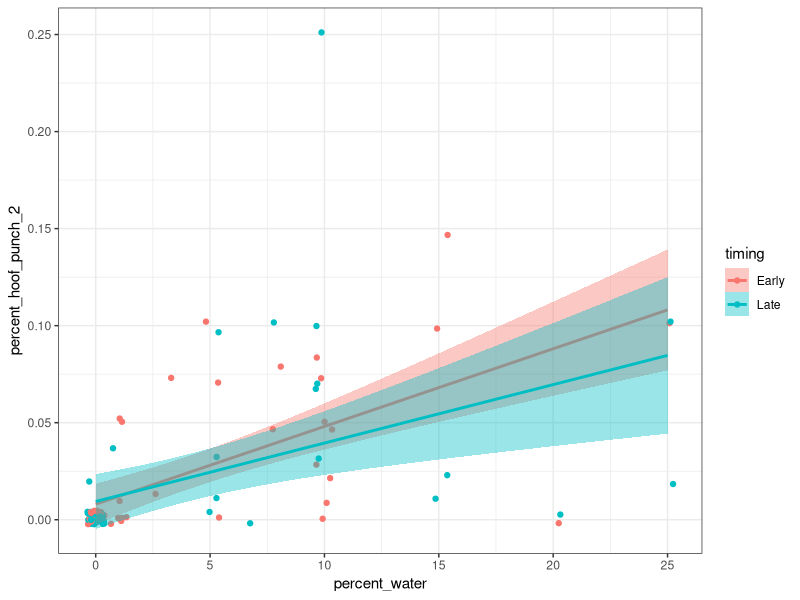
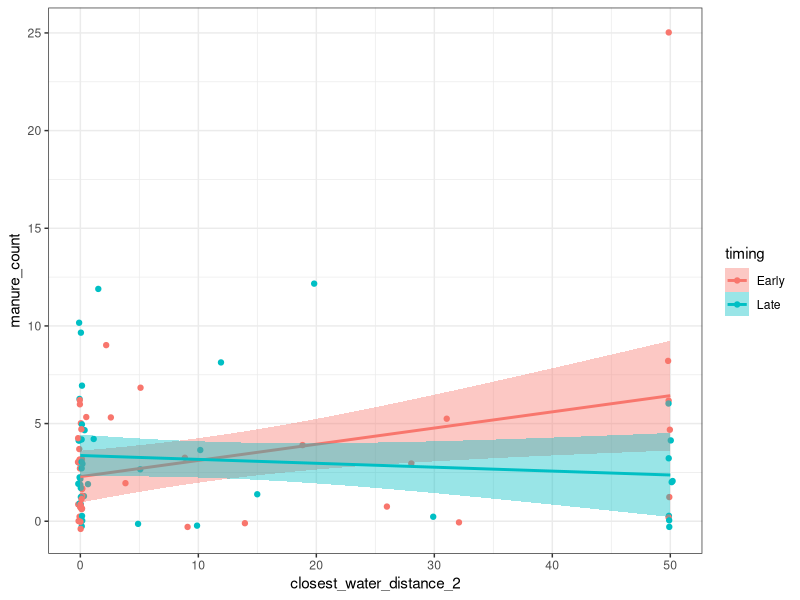
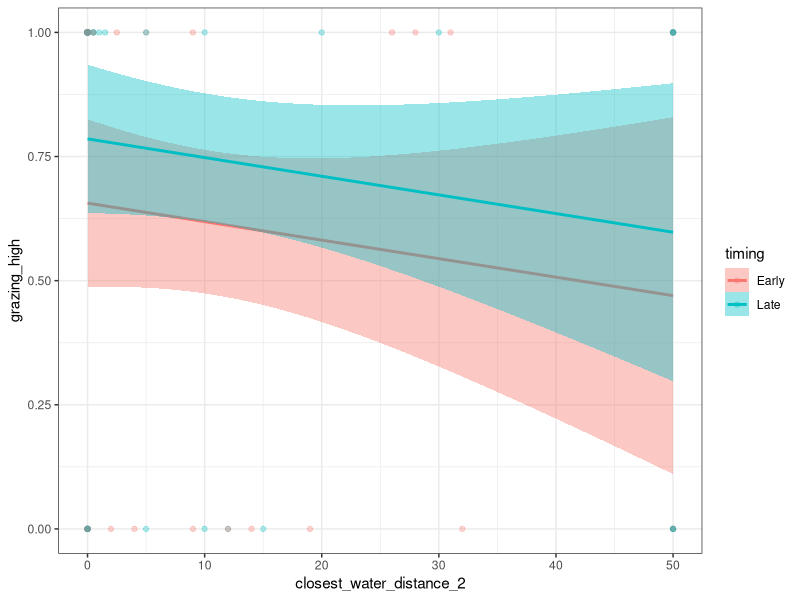
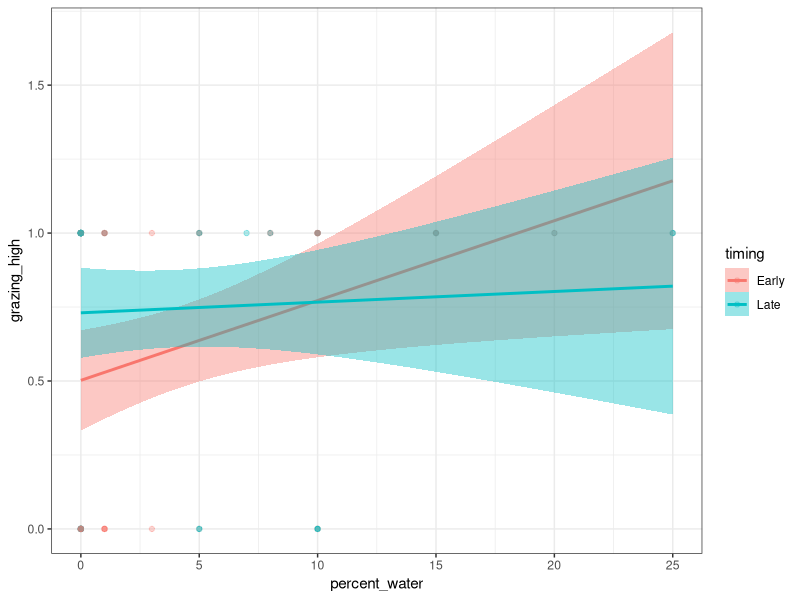
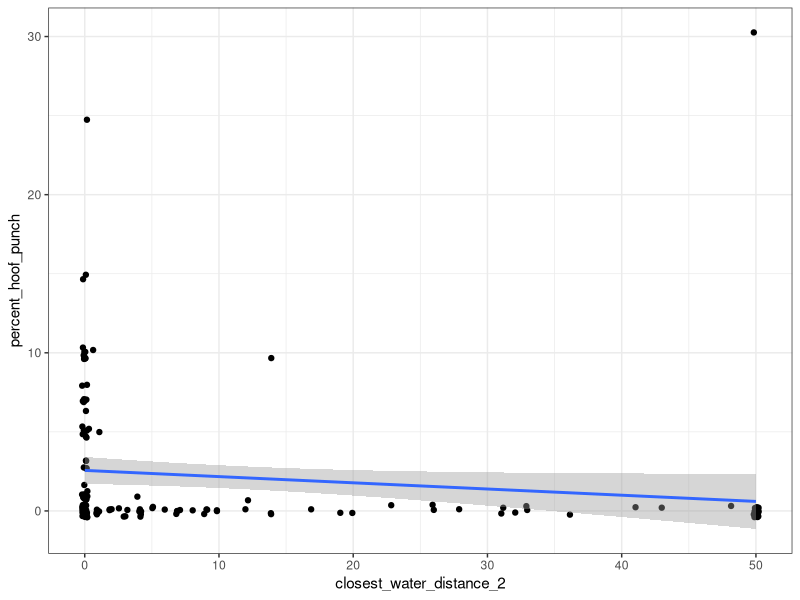
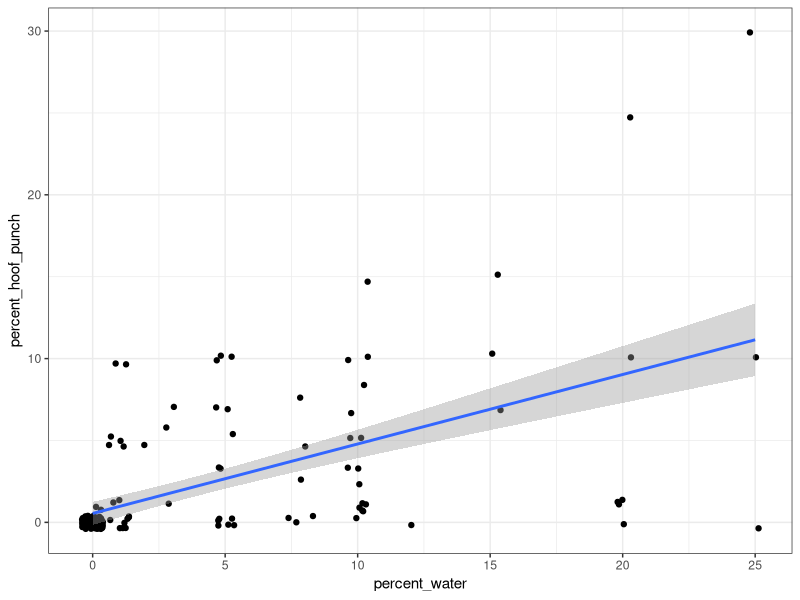
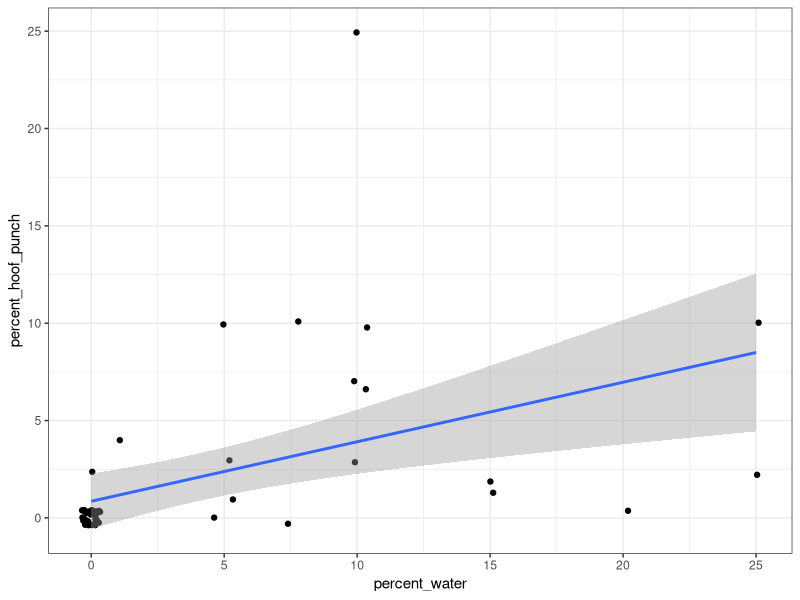
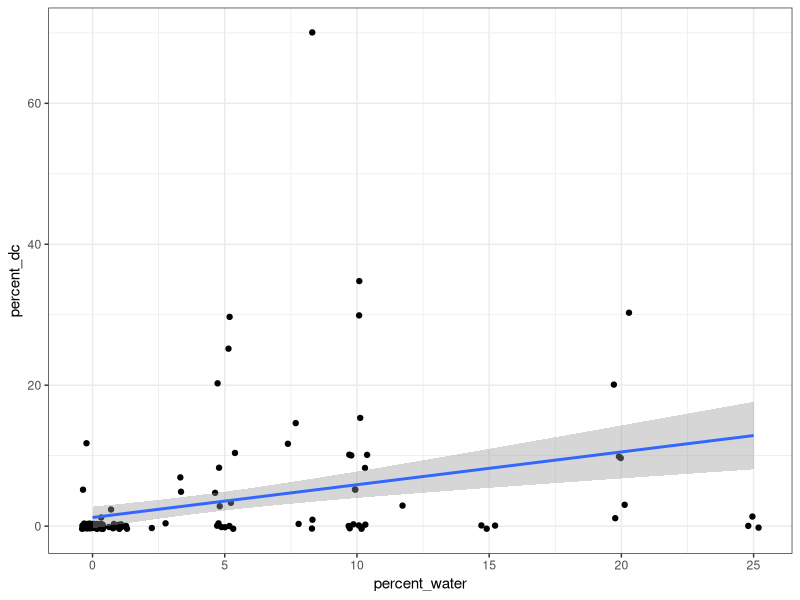

Here is the R script that generated these plots, in order:
## ---- chunk 1
knitr::opts_chunk$set(echo = TRUE)
library(tidyverse)
library(glmmTMB)
library(lubridate)
library(ordinal)
## ---- chunk 2
cattle_impact_full <- read.csv("Cleaned_Capstone_Data.csv") %>% # reading in csv
  rename_with(tolower) %>%
  rename(  # cleaning up and simplifying column names
    plot = plot._number,
    watershed = subwatrshed_location, 
    hgm = hydrogeomorphic_classification
  ) %>%
  mutate(  # Editing data in our columns for cleaning (use with caution!)
    watershed = str_trim(watershed), # remove whitespace
    grazing_intensity = str_trim(grazing_intensity),  
    # factoring grazing intensity
    grazing_intensity = factor(case_when(grazing_intensity == "Light" ~ "Low", 
                                         TRUE ~ grazing_intensity), 
                               levels = c("None", "Low", "Moderate", "High")), 
    closest_water_distance = as.numeric(closest_water_distance), # formatting Closest_Water_Distance column as a number
    date = as.Date(date, format = "%m/%d/%Y"), # Reformats the Date column into a format which R can interpret as dates correctly
    date = case_when(is.na(date) ~ as.Date("09/09/2025", format = "%m/%d/%Y"),
                     TRUE ~ date) # fixing three dates that came in with the wrong format
  ) %>%
  filter(!is.na(plot)) # removing one blank row


cattle_impact <- cattle_impact_full  %>%
  #  select(date, plot, watershed, hgm, percent_canopy:manure_count, 
  #         closest_water_distance, water_type, restoration_location,
  #         stream_restoration_type:cattle_trail_crossing_or_bedding_area) %>%  # selecting relevant columns
  mutate(
    
    cattle_impact_on_stream = str_trim(cattle_impact_on_stream),
    
    hgm = str_trim(hgm),
    
    hgm_2 = case_when(
      hgm %in% c("Riparian_Mid_Gradient", "Riparian_High_Gradient") ~ "Riparian",
      hgm %in% c("Subsurface_Low_Gradient", "Subsurface_Mid_Gradient", "Subsurface_High_Gradient") ~ "Subsurface",
      TRUE ~ hgm),
    
    restoration_location = replace_na(str_trim(restoration_location), "None"),
    
    restoration_location_2 = case_when(
      restoration_location %in% c("Both", "Inside", "Downstream") ~ "in_or_downstream", 
      restoration_location == "Upstream" ~ "upstream",
      TRUE ~ "none"),
    
    stream_restoration_type = replace_na(str_trim(stream_restoration_type), "None"),
    
    hoof_punch_present = case_when(
      percent_hoof_punch > 0 ~ "yes",
      TRUE ~ "no"),
    
    dc_present = percent_dc > 0, # plots with or without Darlingtonia as a fen indicator
    
    # proportions instead of percents for beta distribution models
    percent_hoof_punch_2 = 
      case_when(
        percent_hoof_punch == 0 ~ 0.001,
        TRUE ~ percent_hoof_punch/100),
    percent_trample_2 = 
      case_when(
        percent_trample == 0 ~ 0.001,
        TRUE ~ percent_trample/100),
    percent_dc_grazed_2 = case_when(
      percent_dc_grazed == 0 ~ 0.001,
      TRUE ~ percent_dc_grazed/100),
    
    # If stream distance wasn't recorded it was > 50m, so putting that in as our minimum for now
    closest_water_distance_2 = case_when(
      is.na(closest_water_distance) ~ 50, 
      TRUE ~ closest_water_distance
    ),
    
    # Binary version of grazing intensity
    grazing_high = case_when(
      grazing_intensity %in% c("None", "Low") ~ 0,
      grazing_intensity %in% c("Moderate", "High") ~ 1,
      TRUE ~ NA
    ),
    
    # splitting stream impacts into separate columns
    stream_impacts = tolower(stream_impacts),
    stream_impacts = replace_na(stream_impacts, ""), # some sites with no stream impacts imported as na rather than blank or none
    stream_incised = str_detect(stream_impacts, "inci"),
    stream_sloughing = str_detect(stream_impacts, "slough"),
    stream_grazing = str_detect(stream_impacts, "graz"),
    stream_trample = str_detect(stream_impacts, "tramp"),
    stream_hoof_punch = str_detect(stream_impacts, "hoof"),
    stream_manure = str_detect(stream_impacts, "manur"),
    stream_trail = str_detect(stream_impacts, "trail|cross"),
    
    
    # adding early vs late visit timing information
    timing = case_when(
      date > "2025-09-01" ~ "Late",
      date <= "2025-09-01" ~ "Early",
      TRUE ~ "NA"
    )
  ) 


# early vist (all)
cattle_early <- cattle_impact %>%
  filter(timing == "Early")

# late visit (subset)
cattle_late <- cattle_impact %>%
  filter(timing == "Late")

# repeated plots both visits
late_plots <- cattle_impact %>%
  filter(timing == "Late") %>%
  pull(plot)

cattle_impact_repeat <- cattle_impact %>%
  filter(plot %in% late_plots) %>%
  arrange(plot)


## ---- chunk 3

plot_summary <- cattle_impact %>%
  group_by(timing, watershed) %>%
  summarise(
    n = n(), 
    canopy_mean = mean(percent_canopy), 
    
  )

plot_summary <- cattle_impact %>% 
  group_by(timing,watershed) %>%
  summarise(
    n = n(),
    across(starts_with("percent"), list(present = ~ sum(.x > 0, na.rm = TRUE)/n,
                                        median = ~ median(.x, na.rm = TRUE), 
                                        mean = ~ mean(.x, na.rm = TRUE), 
                                        sd = ~ sd(.x, na.rm = TRUE))
    )
  ) 

plot_summary_long <- plot_summary %>%
  select(-n) %>%
  pivot_longer(
    cols = starts_with("percent")
    ) %>%
#  ungroup() %>%
#  mutate(
#    watershed_timing = paste(watershed, timing, sep = "_"), .keep = "unused"
#  ) %>%
  separate_wider_regex(name, c(component = ".*", "_", metric = ".*")) %>%
  pivot_wider(names_from = metric, values_from = value)

cattle_summary <- cattle_impact %>% 
  group_by(timing, watershed) %>%
  summarise(
    n = n(),
    grazing_present = sum(grazing_intensity %in% c("Low", "Moderate", "High"))/n, # proportions of plots
    high_grazing_present = sum(grazing_intensity == "High")/n, 
    trampling_present = sum(percent_trample > 0)/n,  
    trampling_median_cover = median(percent_trample),  # means or medians or both?
    hoof_punch_present = sum(percent_hoof_punch > 0)/n,
    hoof_punch_median_cover = median(percent_hoof_punch), 
    manure_present = sum(manure_count > 0, na.rm = TRUE)/n,   # one plot missing manure count
    manure_median_count = median(manure_count, na.rm = TRUE)
    
    # maybe better not as sd but as range/quartiles? Since sd > median for most of these, asymmetrical values
    # in that case is a table most useful or a chart? 
    #    trampling_sd = sd(percent_trample),
    
    #    hoof_punch_sd = sd(percent_hoof_punch),
    #    manure_sd = sd(manure_count, na.rm = TRUE)
  )

cattle_summary


## ---- chunk 4

# hoof punch with beta distribution
glm.hoof.punch <- glmmTMB(percent_hoof_punch_2 ~ closest_water_distance_2 + 
                            percent_water + 
                            percent_herb + 
                            percent_canopy + 
                            watershed +
                            (1|hgm_2),
                          data = cattle_early,
                          family = beta_family(link = "logit"))
summary(glm.hoof.punch)

# trampling with beta distribution
glm.trample <- glmmTMB(percent_trample_2 ~ closest_water_distance_2 + 
                         percent_water + 
                         percent_herb + 
                         percent_canopy + 
                         watershed +
                         (1|hgm_2),
                       data = cattle_early,
                       family = beta_family(link = "logit"))
summary(glm.trample)


# manure with poisson distribution
glm.manure <- glmmTMB(manure_count ~ closest_water_distance_2 + 
                        percent_water + 
                        percent_herb + 
                        percent_canopy +
                        watershed +
                        (1|hgm_2),
                      data = cattle_early, 
                      family = poisson(link = "log"))
summary(glm.manure)


# Ordinal grazing intensity data -- cumulative link models using the 'ordinal' package
# Not sure how to interpret this one yet
# could group to med-high and low-none if needed
m.grazing <- clmm(grazing_intensity ~ closest_water_distance_2 + 
                    percent_water + 
                    percent_herb + 
                    percent_canopy +
                    (1|hgm_2),
                  data = cattle_early) 
summary(m.grazing)

# none-low vs moderate-high grazing using a binomial model
m.grazing.2 <- glmmTMB(grazing_high ~ closest_water_distance_2 + 
                         percent_water + 
                         percent_herb + 
                         percent_canopy +
                         watershed +
                         (1|hgm_2),
                       data = cattle_early, 
                       family = binomial(link = "logit"))
summary(m.grazing.2)


## ---- chunk 5

# hoof punch is higher in sites with dc present (which are the wet sites)
dc.hoof.punch <- glmmTMB(percent_hoof_punch_2 ~ dc_present + 
                           percent_dc +
                           (1|hgm_2),
                         data = cattle_early,
                         family = beta_family(link = "logit"))
summary(dc.hoof.punch)


# trample and manure don't differ by dc presence
dc.trample <- glmmTMB(percent_trample_2 ~ dc_present + 
                        percent_dc +
                        (1|hgm_2),
                      data = cattle_early,
                      family = beta_family(link = "logit"))
summary(dc.trample)

dc.manure <- glmmTMB(manure_count ~ dc_present + 
                       percent_dc +
                       (1|hgm_2),
                     data = cattle_early,
                     family = poisson(link = "log"))
summary(dc.manure)



# not sure if this is useful -- overall grazing intensity
dc.grazing <- clm(grazing_intensity ~ dc_present + 
                       percent_dc ,
                  data = cattle_early) 
summary(dc.grazing)

dc.present <- c(TRUE, FALSE)
percent.dc <- c(10, 0)
newdata <- tibble(dc_present = dc.present, percent_dc = percent.dc)

predict(dc.grazing, newdata)



# filter to sites where dc is present -- 35 sites
# to look at where percent grazing of dc is highest
# and hoof punch in dc sites is highest
# no clear drivers of these patterns
cattle_dc <- cattle_early %>% filter(dc_present == TRUE)

m.dc.grazed <- glmmTMB(percent_dc_grazed_2 ~ 
                         closest_water_distance_2 + 
                         percent_dc +
                         percent_water + 
                         percent_herb + 
                         percent_canopy +
                         (1|hgm_2),
                       data = cattle_dc)
summary(m.dc.grazed)

m.dc.hoofpunch <- glmmTMB(percent_hoof_punch ~ 
                         closest_water_distance_2 + 
                         percent_dc +
                         percent_water + 
                         percent_herb + 
                         percent_canopy +
                         (1|hgm_2),
                       data = cattle_dc)
summary(m.dc.hoofpunch)


## ---- chunk 6

# hoof punch
mtime.hoof.punch <- glmmTMB(percent_hoof_punch_2 ~ timing*closest_water_distance_2 + 
                              timing*percent_water + 
                              timing*percent_herb + 
                              timing*percent_canopy + 
                            (1|plot),
                            data = cattle_impact_repeat,
                            family = beta_family(link = "logit"))
summary(mtime.hoof.punch)

cattle_impact_repeat %>% 
  ggplot(aes(x = percent_water, y = percent_hoof_punch_2, 
             color = timing, fill = timing)) +
  geom_point(position = position_jitter()) +
  geom_smooth(method = "lm") +
  theme_bw()


# trampling
mtime.trample <- glmmTMB(percent_trample_2 ~ timing*closest_water_distance_2 + 
                              timing*percent_water + 
                              timing*percent_herb + 
                              timing*percent_canopy + 
                            (1|plot),
                            data = cattle_impact_repeat,
                            family = beta_family(link = "logit"))
summary(mtime.trample)


# manure
mtime.manure <- glmmTMB(manure_count ~ timing*closest_water_distance_2 + 
                              timing*percent_water + 
                              timing*percent_herb + 
                              timing*percent_canopy + 
                            (1|plot),
                            data = cattle_impact_repeat,
                            family = poisson(link = "log"))
summary(mtime.manure)

cattle_impact_repeat %>% 
  ggplot(aes(x = closest_water_distance_2, y = manure_count, 
             color = timing, fill = timing)) +
  geom_point(position = position_jitter()) +
  geom_smooth(method = "lm") +
  theme_bw()


# grazing intensity
mtime.grazing <- glmmTMB(grazing_high ~ timing*closest_water_distance_2 + 
                              timing*percent_water + 
                              timing*percent_herb + 
                              timing*percent_canopy + 
                            (1|plot),
                            data = cattle_impact_repeat,
                      family = binomial(link = "logit"))
summary(mtime.grazing)

cattle_impact_repeat %>% 
  ggplot(aes(x = closest_water_distance_2, y = grazing_high, 
             color = timing, fill = timing)) +
  geom_point(alpha = 0.3) +
  geom_smooth(method = "lm") +
  theme_bw()

cattle_impact_repeat %>% 
  ggplot(aes(x = percent_water, y = grazing_high, 
             color = timing, fill = timing)) +
  geom_point(alpha=0.3) +
  geom_smooth(method = "lm") +
  theme_bw()



## ---- chunk 7

# filtering to plots where streams were present within 50m (stream impact data was recorded)
cattle_streams <- cattle_impact %>% 
  filter(!is.na(closest_water_distance)) %>%
  select(plot, hgm_2, watershed, timing,
         stream_impacts, 
         stream_incised:stream_trail,
         restoration_location, restoration_location_2, 
         stream_restoration_type,
         water_type_within_5m, water_type_within_10m)


length(unique(cattle_streams$plot))  # 132 plots with stream data recorded in early, 136 total for both visits

stream_summary <- cattle_streams %>% 
  group_by(timing, watershed) %>%
  summarise(
    n = n(),
    incised = sum(stream_incised),
    sloughing = sum(stream_sloughing),
    hoof_punch = sum(stream_hoof_punch),
    trampling = sum(stream_trample),
    manure = sum(stream_manure),
    grazing = sum(stream_grazing),
    trail = sum(stream_trail)
    )

stream_summary

# what else can we ask about cattle impacts on streams?

## ---- chunk 8

# next step -- analysis with restoration structures

stream_early <- cattle_streams %>% filter(timing == "Early")

# binomial model
m.incised <- glmmTMB(stream_incised ~ restoration_location + 
                      # stream_restoration_type +
                         watershed + (1|hgm_2),
                       data = stream_early, 
                       family = binomial(link = "logit"))
summary(m.incised)


m.sloughing <- glmmTMB(stream_sloughing ~ restoration_location + 
                      # stream_restoration_type +
                         watershed + (1|hgm_2),
                       data = stream_early, 
                       family = binomial(link = "logit"))
summary(m.sloughing)


m.hp <- glmmTMB(stream_hoof_punch ~ restoration_location + 
                      # stream_restoration_type +
                         watershed + (1|hgm_2),
                       data = stream_early, 
                       family = binomial(link = "logit"))
summary(m.hp)

## ---- chunk 9


cattle_early %>%
  ggplot(aes(x = closest_water_distance_2, y = percent_hoof_punch)) +
  geom_point(position = position_jitter()) +
  geom_smooth(method = "lm") +
  theme_bw()


cattle_early %>%
  ggplot(aes(x = percent_water, y = percent_hoof_punch)) +
  geom_point(position = position_jitter()) +
  geom_smooth(method = "lm") +
  theme_bw()

cattle_late %>%
  ggplot(aes(x = percent_water, y = percent_hoof_punch)) +
  geom_point(position = position_jitter()) +
  geom_smooth(method = "lm") +
  theme_bw()


# not sure how HGM categories fit into this model
m.hoof.punch <- lm(percent_hoof_punch ~ closest_water_distance_2 + percent_water + 
                        percent_herb + percent_canopy + percent_dc,
                    data = cattle_early)
summary(m.hoof.punch)

# later plot sampling
# maybe want to do this as the subset of repeat plots with a repeated measures structure?
m.late.hoof.punch <- lm(percent_hoof_punch ~ closest_water_distance_2 + percent_water + 
                        percent_herb + percent_canopy + percent_dc,
                    data = cattle_late)
summary(m.late.hoof.punch)

# trampling old linear model
m.trample <- lm(percent_trample ~ closest_water_distance_2 + percent_water + 
                        percent_herb + percent_canopy + percent_dc,
                    data = cattle_early)
summary(m.trample)






# Is the DC and percent water info overlapping?
# Correlated but actually not incredibly tight
cattle_early %>%
  ggplot(aes(x = percent_water, y = percent_dc)) +
  geom_point(position = position_jitter()) +
  geom_smooth(method = "lm") +
  theme_bw()



## ---- chunk 10

# Is hoof punch percent impact higher where DC is present?
cattle_early %>% 
  filter(!is.na(dc_present)) %>%
  ggplot(aes(x = dc_present, y = percent_hoof_punch, fill = dc_present)) +
  geom_boxplot() +
  theme_bw() +
  xlab("D. californica present") +
  ylab("Hoof Punch (% of plot)") +
  scale_fill_manual(values = c('goldenrod','darkgreen')) +
  guides(fill = "none")
ggsave("Figures/DC_Hoof-Punch_plot.pdf", width = 7.5, height = 5.5, units = "in")


# Framing 3a: How does hoof punch % correlate with DC % overall?
cattle_early %>% 
  ggplot(aes(x = percent_dc, y = percent_hoof_punch)) +
  geom_point(position = position_jitter()) +
  geom_smooth(method = "lm")


# Framing 3b: How does hoof punch % correlate with DC % where DC is present?
cattle_early %>% 
  filter(percent_dc > 0) %>%
  ggplot(aes(x = percent_dc, y = percent_hoof_punch)) +
  geom_point(position = position_jitter()) +
  geom_smooth(method = "lm")


## ---- chunk 11

# comparing early to later

# DC Grazed
cattle_impact_repeat %>%
  ggplot(aes(x = timing, y = percent_dc_grazed, group = plot, color = hgm_2)) +
  geom_line(position = position_jitter()) +
  theme_bw()
# more grazing on DC as time goes on

# Overall grazing intensity
cattle_impact_repeat %>%
  ggplot(aes(x = timing, y = grazing_intensity, group = plot, color = hgm_2)) +
  geom_line(position = position_jitter()) +
  theme_bw()

# % Trample
cattle_impact_repeat %>%
  ggplot(aes(x = timing, y = percent_trample, group = plot, color = hgm_2)) +
  geom_line(position = position_jitter()) +
  theme_bw()


# % Hoof Punch
cattle_impact_repeat %>%
  ggplot(aes(x = timing, y = percent_hoof_punch, group = plot, color = hgm_2)) +
  geom_line(position = position_jitter()) +
  theme_bw()


# Manure Count
cattle_impact_repeat %>%
  ggplot(aes(x = timing, y = manure_count, group = plot, color = hgm_2)) +
  geom_line(position = position_jitter()) +
  theme_bw()


# Indicators of how well plots are re-located:

# percent shrub
cattle_impact_repeat %>%
  ggplot(aes(x = timing, y = percent_shrub, group = plot, color = hgm_2)) +
  geom_line(position = position_jitter()) +
  theme_bw()

# percent_rock
cattle_impact_repeat %>%
  ggplot(aes(x = timing, y = percent_rock, group = plot, color = hgm_2)) +
  geom_line(position = position_jitter()) +
  theme_bw()

# canopy
cattle_impact_repeat %>%
  ggplot(aes(x = timing, y = percent_canopy, group = plot, color = hgm_2)) +
  geom_line(position = position_jitter()) +
  theme_bw()

# percent_dc
cattle_impact_repeat %>%
  ggplot(aes(x = timing, y = percent_dc, group = plot, color = hgm_2)) +
  geom_line(position = position_jitter()) +
  theme_bw()
